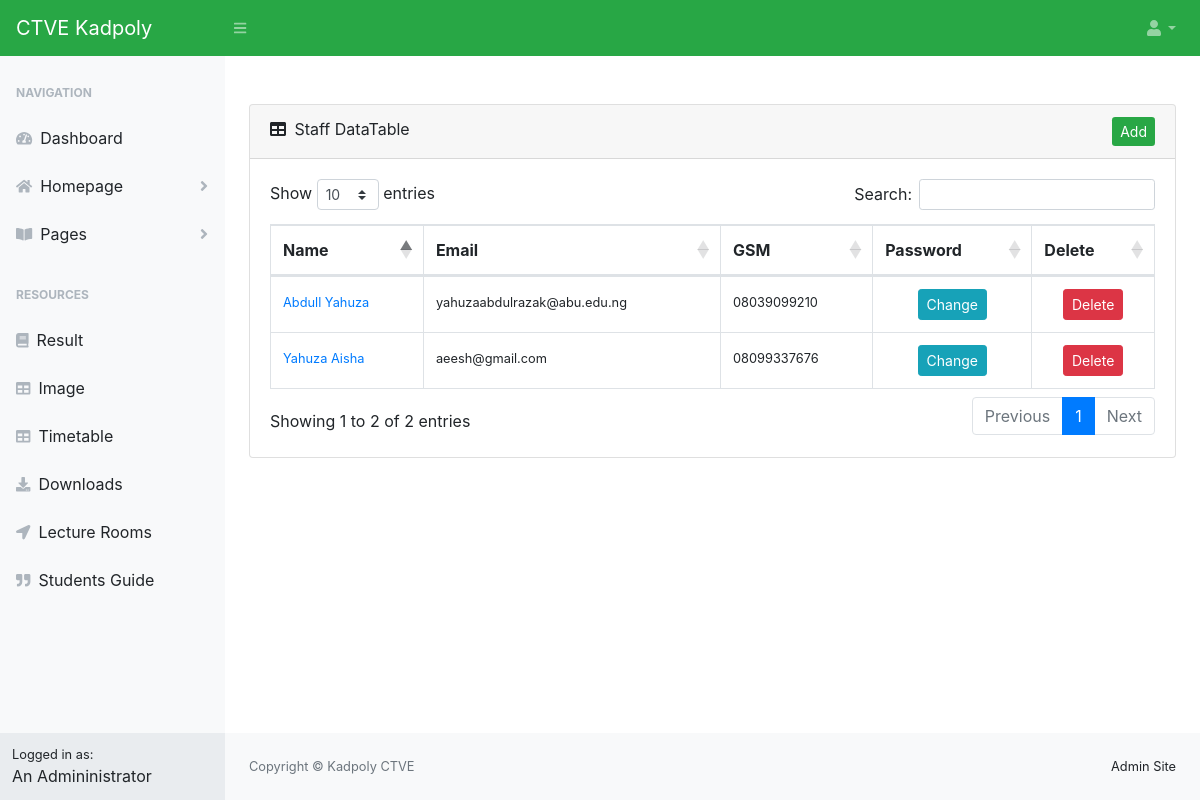
The app's page /dashboard/allStaff.php (signed in) with its own data.
### tables this page shows
CREATE TABLE `users` (
  `id` int(11) NOT NULL,
  `username` varchar(20) NOT NULL,
  `email` varchar(60) NOT NULL,
  `title` varchar(5) NOT NULL,
  `gsm` varchar(13) NOT NULL,
  `password` varchar(64) NOT NULL,
  `name` varchar(50) NOT NULL,
  `joined` datetime NOT NULL,
  `group` int(11) NOT NULL,
  `role` varchar(10) NOT NULL,
  `img` varchar(50) DEFAULT NULL
);

### core/classes/Config.php (called while the page is built)
<?php
class Config {
    public static function get($path = null) {
        if($path) {
            $config = $GLOBALS['config'];
            $path = explode('/', $path);
            foreach ($path as $bit) {
                if (isset($config[$bit])) {
                    $config = $config[$bit];
                }
            }
            return $config;
        }
        return false;
    }
}

### core/classes/DB.php (called while the page is built, shortened)
<?php
class DB {
    private static $_instance = null;
    private $_pdo,
            $_query,
            $_error = false,
            $_results,
            $_count = 0;
    private function __construct() {
        try {
            $this->_pdo = new PDO('mysql:host=' .Config::get('mysql/host'). ';dbname=' .Config::get('mysql/db'), Config::get('mysql/username'), Config::get('mysql/password'));
        } catch(PDOException $e) {
            die($e.getMessage());
        }
    }
    public static function getInstance() {
        if(!isset(self::$_instance)) {
            self::$_instance = new DB();
        }
        return self::$_instance;
    }
    public function query($sql, $params = array()) {
        $this->_error = false;
        if($this->_query = $this->_pdo->prepare($sql)) {
            $x = 1;
            if(count($params)) {
                foreach ($params as $param) {
                    $this->_query->bindValue($x, $param);
                    $x++;
                }
            }
            if($this->_query->execute()) {
                $this->_results = $this->_query->fetchAll(PDO::FETCH_OBJ);
                $this->_count = $this->_query->rowCount();
            } else {
                $this->_error = true;
            }
        }
        return $this;
    }
    public function action($action, $table, $where = array()) {
        if (count($where) === 3) {
            $operators = array('=','>','<','>=','<=');
            $field = $where[0];
            $operator = $where[1];
            $value = $where[2];
            if (in_array($operator, $operators)) {
                 $sql = "{$action} FROM {$table} WHERE {$field} {$operator} ?";
                 if (!$this->query($sql, array($value))->error()) {
                     return $this;
                 }
             }
        }
    }
    public function get($table, $where) {
        return $this->action('SELECT *', $table, $where);
    }
    public function results() {
        return $this->_results;
    }
    public function first() {
        return $this->results()[0];
    }
    public function error() {
        return $this->_error;
    }
    public function count() {
        return $this->_count;
    }
}

### core/classes/User.php (called while the page is built, shortened)
<?php
    class User {
        private $_db,
                $_data,
                $_sessionName,
                $_cookieName,
                $_isLoggedIn;
        public function __construct($user=null) {
            $this->_db = DB::getInstance();
            $this->_sessionName = Config::get('session/session_name');
            if (!$user) {
                if (Session::exists($this->_sessionName)) {
                    $user = Session::get($this->_sessionName);
                    if ($this->find($user)) {
                        $this->_isLoggedIn = true;
                    } else {
                    }
                }
            } else {
                $this->find($user);
            }
        }
        public function find($user = null) {
            if ($user) {
                $field = (is_numeric($user)) ? 'id' : 'username';
                $data = $this->_db->get('users', array($field, '=', $user));
                if ($data->count()) {
                    $this->_data = $data->first();
                    return true;
                }
            }
            return false;
        }
        public function hasPermission($key) {
            $group = $this->_db->get('groups', array('id', '=', $this->data()->group));
            if ($group->count()) {
                $permissions = json_decode($group->first()->permissions, true);
                if ($permissions[$key] == true) {
                    return true;
                }
            }
            return false;
        }
        public function data() {
            return $this->_data;
        }
        public function isLoggedIn() {
            return $this->_isLoggedIn;
        }
    }
 ?>

### core/classes/Session.php (called while the page is built, shortened)
<?php
class Session {
    public static function exists($name) {
        return (isset($_SESSION[$name])) ? true : false;
    }
    public static function get($name) {
        return $_SESSION[$name];
    }
}

### dashboard/allStaff.php (the view, shortened to what this page needs)
<?php include 'includes/pages/header.php'; ?>
<?php
$user = new User();
if ($user->isloggedIn()) {
?>
<div id="layoutSidenav">
    <?php include 'includes/pages/sidebar.php' ?>
    <div id="layoutSidenav_content">
        <main>
            <div class="container-fluid">
                <?php
                if ($user->hasPermission('admin')) {
                ?>
                <div class="card mb-4">
                    <div class="card-header">
                        <i class="fas fa-table mr-1"></i>
                        Staff DataTable
                        <a href="add_staff" class="btn-success btn-sm float-right">Add</a>
                    </div>
                    <div class="card-body">
                        <div class="table-responsive">
                            <table class="table table-bordered" id="dataTable" width="100%" cellspacing="0">
                                <thead>
                                    <tr>
                                        <th>Name</th>
                                        <th>Email</th>
                                        <th>GSM</th>
                                        <th>Password</th>
                                        <th>Delete</th>
                                    </tr>
                                </thead>
                                <tbody>
                                <?php
                                include '../dbh.php';
                                $staff = "SELECT * FROM users";
                                $result = mysqli_query($conn, $staff);
                                if ($row = mysqli_num_rows($result) > 0) {
                                    while ($row = mysqli_fetch_assoc($result)) {
                                        ?>
                                        <tr>
                                            <td>
                                                <small>
                                                    <a href="../s/<?php echo $row['username']; ?>" target="blank">
                                                        <?php echo $row['name']; ?>
                                                    </a>
                                                </small>
                                            </td>
                                            <td><small><?php echo $row['email']; ?></small></td>
                                            <td><small><?php echo $row['gsm']; ?></small></td>
                                            <td>
                                                <center>
                                                    <a id="<?php echo $row['id']; ?>" data-toggle="modal" data-target="#update_data_modal" class="btn btn-info btn-sm edit_data" href="javascript:void(0)">Change</a>
                                                </center>
                                            </td>
                                            <td>
                                                <center>
                                                    <a id="<?php echo $row['id']; ?>" class="btn btn-danger btn-sm delete" href="javascript:void(0)">Delete</a>
                                                </center>
                                            </td>
                                        </tr>
                                    <?php
                                    }
                                }
                                 ?>
                                </tbody>
                            </table>
                        </div>
                    </div>
            <?php } ?>
            </div>
        </main>
        <footer class="py-4 bg-light mt-auto">
            <div class="container-fluid">
                <div class="d-flex align-items-center justify-content-between small">
                    <div class="text-muted">Copyright &copy; Kadpoly CTVE</div>
                    <div>
                        <?php
                        if ($user->hasPermission('admin')) {
                            echo "<txt>Admin Site</txt>";
                        } else{
                            echo "<txt>Staff Site</txt>";
                        }
                         ?>
                    </div>
                </div>
            </div>
        </footer>
    </div>
</div>
<?php include 'includes/pages/footer.php'; ?>
<?php
} else { ?>
    <?php Redirect::to('../sslogin/') ?>
<?php
}?>

### records on screen
users: name "Abdull Yahuza", email "yahuzaabdulrazak@abu.edu.ng", gsm "08039099210"
users: name "Yahuza Aisha", email "aeesh@gmail.com", gsm "08099337676"
